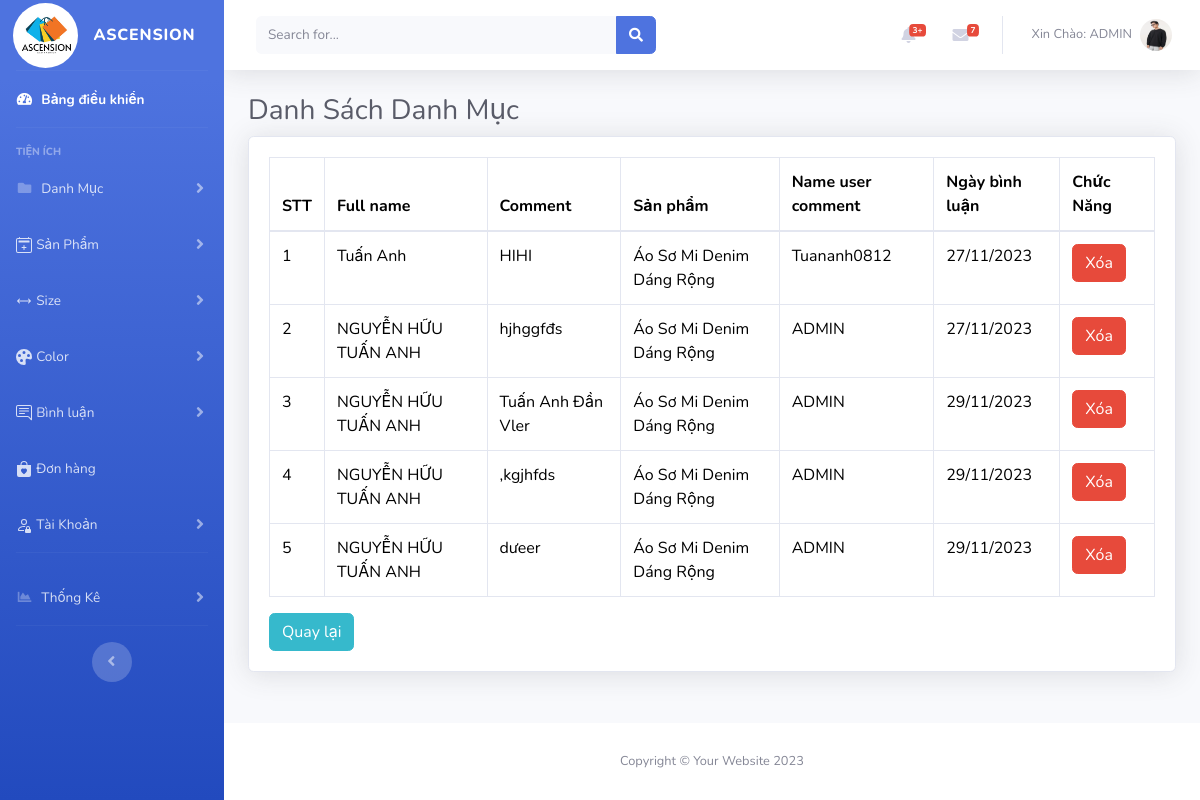
/admin/index.php?act=blsp&iddm=1 (signed in), run on the app's committed database.
### tables this page shows
CREATE TABLE `danhmuc` (
  `id_dm` int(11) NOT NULL,
  `name_dm` varchar(255) NOT NULL,
  `trang_thai` tinyint(2) NOT NULL DEFAULT 0
);

CREATE TABLE `taikhoan` (
  `id_tk` int(11) NOT NULL,
  `name_tk` varchar(150) NOT NULL,
  `pass` varchar(300) NOT NULL,
  `image_tk` varchar(255) DEFAULT NULL,
  `full_name` varchar(255) NOT NULL,
  `chucvu` tinyint(4) NOT NULL DEFAULT 0,
  `email` varchar(150) NOT NULL,
  `phone` int(11) DEFAULT NULL,
  `dia_chi` text NOT NULL,
  `lock` tinyint(1) NOT NULL DEFAULT 0
);

CREATE TABLE `binh_luan` (
  `id_bl` int(11) NOT NULL,
  `comment` text NOT NULL,
  `id_sp` int(11) NOT NULL,
  `id_tk` int(11) NOT NULL,
  `ngaybinhluan` datetime NOT NULL
);

CREATE TABLE `sanpham` (
  `id_sp` int(11) NOT NULL,
  `name_sp` varchar(255) NOT NULL,
  `mo_ngan` text NOT NULL,
  `image_sp` varchar(300) NOT NULL,
  `giam_gia` int(2) DEFAULT 0,
  `gia` int(11) NOT NULL,
  `mo_ta` text NOT NULL,
  `ngay_nhap` date NOT NULL,
  `view` int(11) DEFAULT 0,
  `gioi_tinh` tinyint(4) NOT NULL,
  `id_dm` int(11) NOT NULL
);

### model/pdo.php (called while the page is built, shortened)
<?php
function pdo_get_connection(){
    $dburl = "mysql:host=127.0.0.1;dbname=duan1;charset=utf8";
    $username = 'root';
    $password = '';
    $conn = new PDO($dburl, $username, $password);
    $conn->setAttribute(PDO::ATTR_ERRMODE, PDO::ERRMODE_EXCEPTION);
    return $conn;
}
function pdo_query($sql){
    $sql_args = array_slice(func_get_args(), 1);
    try{
        $conn = pdo_get_connection();
        $stmt = $conn->prepare($sql);
        $stmt->execute($sql_args);
        $rows = $stmt->fetchAll();
        return $rows;
    }
    catch(PDOException $e){
        throw $e;
    }
    finally{
        unset($conn);
    }
}

### model/binhluan.php (called while the page is built, shortened)
<?php
function bl_theo_dm($id)
{
  $sql = "SELECT *
  FROM danhmuc
JOIN sanpham ON sanpham.id_dm = danhmuc.id_dm JOIN binh_luan ON sanpham.id_sp = binh_luan.id_sp JOIN taikhoan
ON binh_luan.id_tk = taikhoan.id_tk
  WHERE danhmuc.id_dm = $id;";
  $dm = pdo_query($sql);
  return $dm;
}

### admin/binhluan/list.php (the view)
<div class="container-fluid">
  <h1 class="h3 mb-2 text-gray-800">Danh Sách Danh Mục</h1>
  <div class="card shadow mb-4">
    <div class="card-body">
      <div class="table-responsive">
        <table class="table table-bordered" id="dataTable" width="100%" cellspacing="0">
          <thead>
            <tr>
              <th>STT</th>
              <th>Full name</th>
              <th>Comment</th>
              <th>Sản phẩm</th>
              <th>Name user comment</th>
              <th>Ngày bình luận</th>
              <th>Chức Năng</th>
            </tr>
          </thead>
          <tbody>
              <?php foreach ($bl as $key => $value) : ?>
                <tr>
                  <td><?= $key + 1 ?></td>
                  <td><?= $value['full_name'] ?></td>
                  <td><?= $value['comment'] ?></td>
                  <td><?= $value['name_sp'] ?></td>
                  <td><?= $value['name_tk'] ?></td>
                  <td><?php
                      $dateTime = new DateTime($value['ngaybinhluan']);
                      $newFormat = $dateTime->format('d/m/Y');
                      echo $newFormat;
                      ?></td>
                  <td>
                    <a href="?act=xoabl&idbl=<?= $value['id_bl'] ?>" onclick="return confirm('Bạn có muốn xóa không ?') " class="btn btn-danger">Xóa</a>
                  </td>
                </tr>
              <?php endforeach ?>
          </tbody>
        </table>
        <a href="?act=binhluan" type="button" class="btn btn-info">Quay lại </a>
      </div>
    </div>
  </div>
</div>

### data on the page
danhmuc: taikhoan.full_name "Tuấn Anh", binh_luan.comment "HIHI", sanpham.name_sp "Áo Sơ Mi Denim Dáng Rộng", taikhoan.name_tk "Tuananh0812", binh_luan.ngaybinhluan "27/11/2023", taikhoan.full_name "NGUYỄN HỮU TUẤN ANH", binh_luan.comment "hjhggfđs", taikhoan.name_tk "ADMIN", binh_luan.comment "Tuấn Anh Đần Vler", binh_luan.ngaybinhluan "29/11/2023", binh_luan.comment ",kgjhfds", binh_luan.comment "dưeer"

### other printed values
$_SESSION['username']['name_tk'] "ADMIN"
